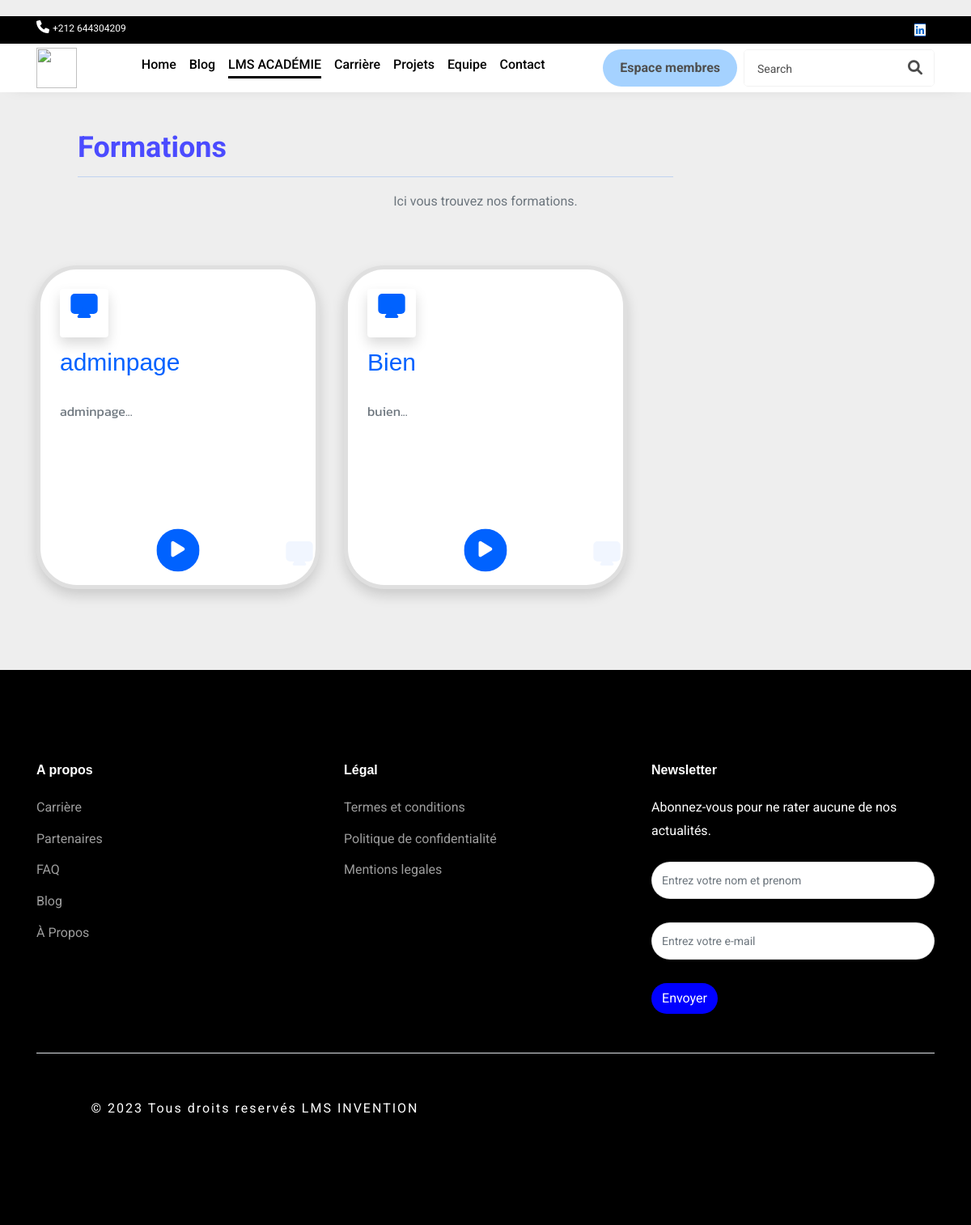
Page /formations on the committed database.
### Main/models/models.py (models this page shows)
class ThemeFormation(db.Model):
    id = db.Column(db.Integer, primary_key=True)
    titre = db.Column(db.String(2500))
    description = db.Column(db.String(2500))
    date=db.Column(db.DateTime, default=datetime.now)

### Main/routes/user.py (the view)
@app.route('/formations')
def formations():
    formations = ThemeFormation.query.all()
    print(formations)
    return render_template('formations.html', formations=formations,csrf_token = generate_csrf())

### Main/templates/formations.html (shortened to what this page needs)
<!DOCTYPE html>
<head>
    <link rel="stylesheet" href="https://cdnjs.cloudflare.com/ajax/libs/font-awesome/6.0.0-beta3/css/all.min.css">
    <link href="https://cdn.jsdelivr.net/npm/bootstrap@5.3.0/dist/css/bootstrap.min.css" rel="stylesheet">
    <link href="https://cdn.jsdelivr.net/npm/tailwindcss@2.2.19/dist/tailwind.min.css" rel="stylesheet">
</head>
<body>
  {% with currentPage='academy' %}
  {% include 'navbar.html' %}
{% endwith %}
<div class="ml-5 mt-5">
  <div class="ml-5 mt-5 animate-element" data-animation="fadeInUp" style="animation-duration: 0.6s;">
      <p class="text-4xl font-bold " style="color: rgb(75, 75, 255);">
        Formations
      </p>
      <hr class="border-b-2 border-blue-500 w-2/3 mt-3">
    </div>
</div>
  <div class="container" style="height: fit-content; margin-bottom: 100px;">
      <div class="row justify-content-center">
          <div class="col-12">
              <div class="section-title text-center mb-4 pb-2">
                  <p class="text-muted para-desc mx-auto mb-0">Ici vous trouvez nos formations.</p>
              </div>
          </div>
      </div>
      <div class="row">
          {% if formations %}
              {% for formation in formations %}
          <div class="col-lg-4 col-md-6 col-12 mt-4 pt-2">
              <div class="card service-wrapper border-5 shadow p-6" style="height: fit-content;border-radius: 50px;min-height:400px;">
                  <div class="icon text-center text-custom h1 shadow rounded bg-white">
                      <span class="uim-svg" style=""><svg xmlns="http://www.w3.org/2000/svg" viewBox="0 0 24 24" width="1em"><rect width="20" height="15" x="2" y="3" class="uim-tertiary" rx="3"></rect><path class="uim-primary" d="M16,21H8a.99992.99992,0,0,1-.832-1.55469l4-6a1.03785,1.03785,0,0,1,1.66406,0l4,6A.99992.99992,0,0,1,16,21Z"></path></svg></span>
                  </div>
                      <h5 class="title" style="font-family: Impact, Haettenschweiler, 'Arial Narrow Bold', sans-serif; font-size: 30px; color: #0062ff;word-wrap: break-word;">{{ formation.titre|safe }}</h5>
                      <p class="text-muted mt-3 mb-0" style="font-family: 'Kanit';word-wrap: break-word;">
                          {% set truncatedContent = formation.description[:60] %}
                          {{ truncatedContent }}...
                      </p>
                      <div style="margin-top: auto;">
                        <div class="d-flex flex-column align-items-center ">
                          <a href="/formation/{{ formation.id }}" class="btn btn" data-toggle="modal" data-target="#my-modal-{{ formation.id }}" style="background-color: #0062ff; border-radius: 50%; color: white; text-align: center; scale: 1.4;"><i class="fa fa-play"></i></a>
                      </div>
                  </div>
                  <div class="big-icon h1 text-custom">
                      <span class="uim-svg" style=""><svg xmlns="http://www.w3.org/2000/svg" viewBox="0 0 24 24" width="1em"><rect width="20" height="15" x="2" y="3" class="uim-tertiary" rx="3"></rect><path class="uim-primary" d="M16,21H8a.99992.99992,0,0,1-.832-1.55469l4-6a1.03785,1.03785,0,0,1,1.66406,0l4,6A.99992.99992,0,0,1,16,21Z"></path></svg></span>
                  </div>
              </div>
          </div>
          {% endfor %}
              {% else %}
                  <p>Aucune formation n'est disponible pour le moment.</p>
              {% endif %}
      </div>
  </div>
  {% include 'footer.html' %}
</body>

### Main/templates/footer.html (style rules this page uses)
body { font-family: "Roboto", -apple-system, BlinkMacSystemFont, "Segoe UI", Roboto, "Helvetica Neue", Arial, "Noto Sans", sans-serif, "Apple Color Emoji", "Segoe UI Emoji", "Segoe UI Symbol", "Noto Color Emoji"; }

### Main/templates/formations.html (style rules this page uses)
body { margin-top:20px; background:#eee; }
.service-wrapper { -webkit-transition: all 0.5s ease; transition: all 0.5s ease; }
.service-wrapper .icon { width: 60px; height: 60px; line-height: 45px; -webkit-transition: all 0.5s ease; transition: all 0.5s ease; }
.service-wrapper .big-icon { position: absolute; right: 0; bottom: 0; opacity: 0.05; -webkit-transition: all 0.5s ease; transition: all 0.5s ease; }
.text-custom { color: #0062ff !important; }
.uim-svg { display: inline-block; height: 1em; vertical-align: -0.125em; font-size: inherit; fill: var(--uim-color, currentColor); }

### rows in the picture
ThemeFormation: titre "adminpage", description "adminpage"
ThemeFormation: titre "Bien", description "buien"
